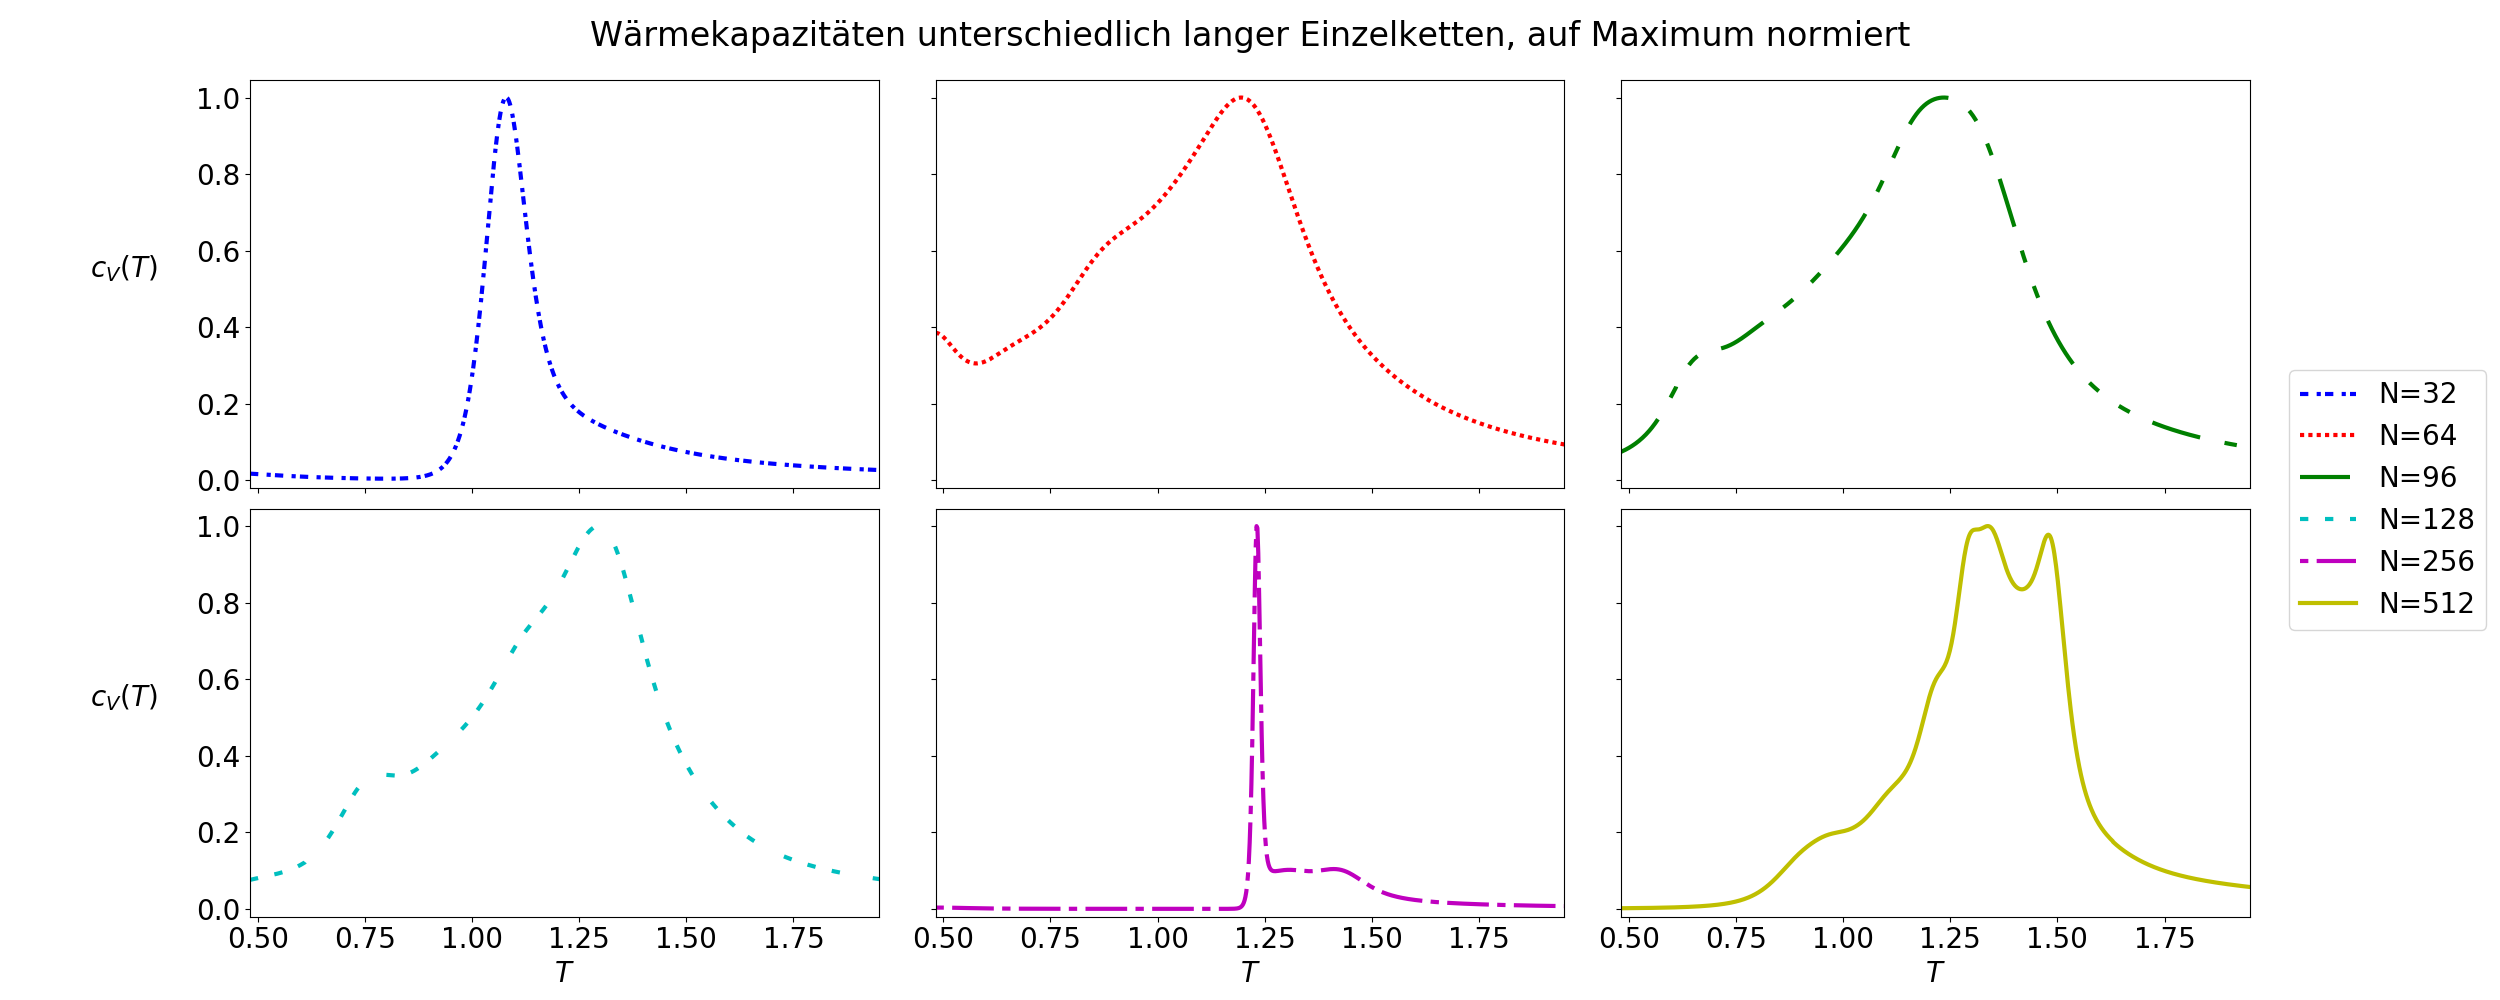

This chart was generated by the following Python code:
import numpy as np
from matplotlib import pyplot as plt
import os
import re
import sys 
import matplotlib

matplotlib.rcParams.update({'font.size': 20})

file = "cv_merged.dat"
N = np.loadtxt(file, unpack=True)[0]
cv = np.loadtxt(file, unpack=True)[2]
T = np.loadtxt(file, unpack=True)[1]
k=int(0.0)

#plt.figure(figsize=(20,10))
f, axarr = plt.subplots(2,3, sharex=True, sharey=True,figsize=(25,10))
axarr = axarr.flatten()
colors = np.array(["b","r","g","c","m","y","k"])
markers = np.array(["o","v","s","+","*","p","x"])
linestyles = np.array([":","-.","--","-"])
ls_dashes = np.array([[2,2,1,1],[1,1],[12,6,3,6,3,6],[2,4,2,4,2,8],[2,2,10,2],[]])
for n in [32.0,64.0,96.0,128.0,256.0,512.0]: #später ncoh die anderen N ergänzen!
    cvplot = np.array([])
    Tplot = np.array([])
    for i in np.arange(N.size):
        #print(N[i])
        if N[i] == n:
            cvplot=np.append(cvplot,cv[i])
            Tplot=np.append(Tplot,T[i])

    sort = np.argsort(Tplot)
    cvplot, Tplot = cvplot[sort], Tplot[sort]
    #plt.subplot(2,3,k+1)
    ax=axarr[k]
    for i in [3,4,5]:
        axarr[i].set_xlabel(r"$T$")
    for i in [0,3]:
        axarr[i].set_ylabel(r"$c_V(T)$",rotation=0)
        axarr[i].yaxis.set_label_coords(-0.2,0.5)
    #ax.yaxis.set_label_coords(-0.05,0.5)
   # plt.plot(Tplot,cvplot, label="N={}".format(int(n)),
   #          color=colors[k],marker=markers[k])
    ax.plot(Tplot,cvplot/cvplot.max(),alpha=1, color=colors[k],
            dashes=ls_dashes[k],label="N={}".format(int(n)),lw=3)
    ax.set_xlim(0,3)
    #plt.title(r"Zustandsdichten der linearen Kette für unterschiedliche"+ 
    #          r" Kettenlängen $N$")
    #ax.legend(prop={'size': 20})
    k+=1
f.suptitle(r"Wärmekapazitäten unterschiedlich langer Einzelketten,"+
           " auf Maximum normiert")
plt.subplots_adjust(wspace=0.09, hspace=0.05, top=0.92)
f.legend(loc='center right', prop={'size': 20})
plt.show()
